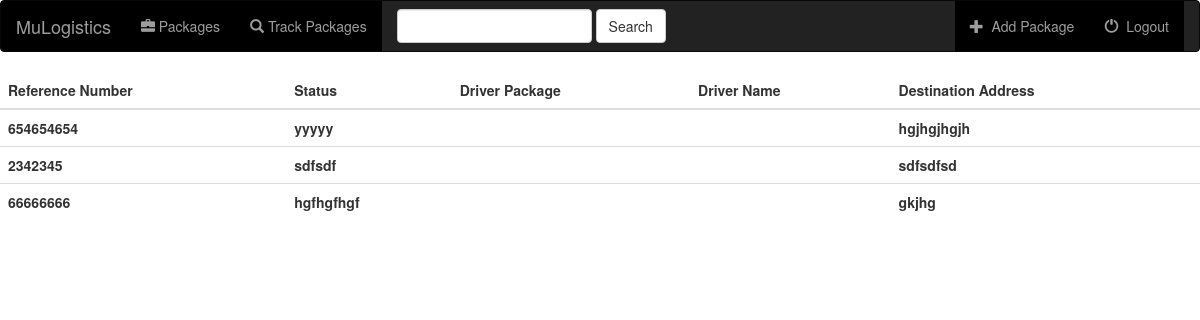
The page /packages/ (signed in) on the database as committed earlier.
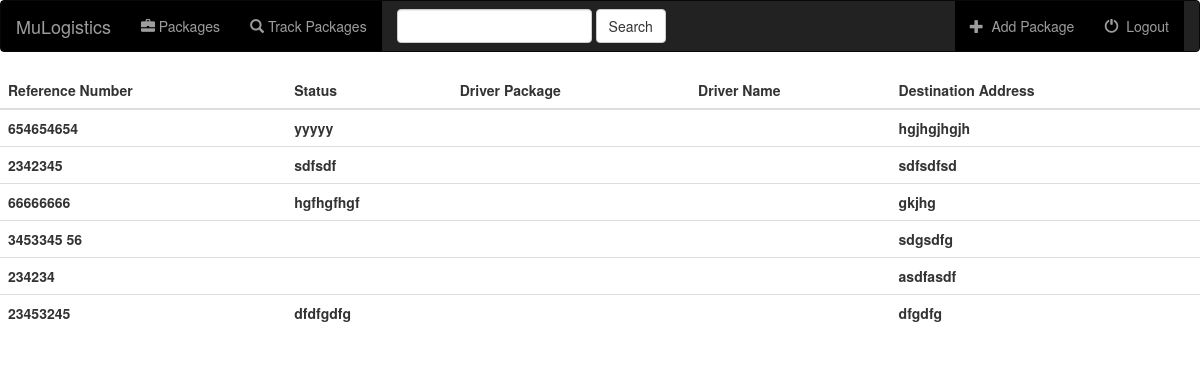
The same page on the database as committed later.
### packages/models.py (models this page shows, shortened)
class Package(models.Model):
    user = models.ForeignKey(User, default=1)
    reference_number = models.CharField(max_length=10)
    status = models.CharField(max_length=50)
    volumetric_weight = models.DecimalField(max_digits=10, decimal_places=2)
    client_address = models.CharField(max_length=50)
    client_city = models.CharField(max_length=50)
    receiver_address = models.CharField(max_length=50)
    receiver_city = models.CharField(max_length=50)
    id_required = models.BooleanField(default=True)

### packages/views.py (the view)
def index(request):
    if not request.user.is_authenticated():
        return render(request, 'packages/login_user.html')
    else:
        packs = Package.objects.filter(user=request.user)
        query = request.GET.get("q")
        if query:
            packs = packs.filter(
                Q(reference_number__icontains=query) |
                Q(status__icontains=query)
            ).distinct()
            return render(request, 'packages/index.html', {
                'packages': packs,
            })
        else:
            return render(request, 'packages/index.html', {'packages': packs})

### packages/templates/packages/index.html (shortened to what this page needs)
<!DOCTYPE html>
<html lang="en">
<head>
    {% load staticfiles %}
        <link rel="stylesheet" href="https://maxcdn.bootstrapcdn.com/bootstrap/3.3.6/css/bootstrap.min.css">
        <link rel="stylesheet" type="text/css" href="{% static 'packages/css/bootstrap.css' %}"/>
</head>
<body>
  <nav class="navbar navbar-inverse">
      <div class="container-fluid">
          <div class="navbar-header">
              <a class="navbar-brand" href="{% url 'packages:index' %}">MuLogistics</a>
          </div>
          <div class="collapse navbar-collapse" id="topNavBar">
              <ul class="nav navbar-nav">
                  <li class="{% block packs_active %}{% endblock %}"><a href="{% url 'packages:index' %}"><span class="glyphicon glyphicon-briefcase" aria-hidden="true"></span>&nbsp;Packages </a></li>
                  <li class="{% block drivers_active %}{% endblock %}"><a href="{% url 'packages:track_packages' %}"><span class="glyphicon glyphicon-search" aria-hidden="true"></span>&nbsp;Track Packages</a></li>
              </ul>
              <form class="navbar-form navbar-left" role="search" method="get" action="{% url 'packages:index' %}">
                  <div class="form-group">
                      <input type="text" class="form-control" name="q" value="{{ request.GET.q }}">
                  </div>
                  <button type="submit" class="btn btn-default">Search</button>
              </form>
              <ul class="nav navbar-nav navbar-right">
                  <li>
                      <a href="{% url 'packages:create_package' %}">
                          <span class="glyphicon glyphicon-plus" aria-hidden="true"></span>&nbsp; Add Package
                      </a>
                  </li>
                  <li>
                      <a href="{% url 'packages:logout_user' %}">
                          <span class="glyphicon glyphicon-off" aria-hidden="true"></span>&nbsp; Logout
                      </a>
                  </li>
              </ul>
          </div>
      </div>
  </nav>
{% block body %}
  <div class="row">
    <div class="col-md-12">
      <table id = "index_table" class = "table">
        <thead>
          <tr>
            <th>Reference Number</th>
            <th>Status</th>
            <th>Driver Package</th>
            <th>Driver Name</th>
            <th>Destination Address</th>
          </tr>
        </thead>
        <tbody>
          {% for package in packages %}
            <tr>
              <th>{{package.reference_number}}</th>
              <th>{{package.status}}</th>
              <th>{{driver.package}}</th>
              <th>{{driver.name}}</th>
              <th>{{package.receiver_address}}</th>
            </tr>
          {% endfor %}
        </tbody>
      </table>
    </div>
  </div>
{% endblock %}
</body>
</html>

Rows that differ between the two databases and show on the page:
added Package: reference_number "3453345 56", receiver_address "sdgsdfg"
added Package: reference_number "234234", receiver_address "asdfasdf"
added Package: reference_number "23453245", status "dfdfgdfg", receiver_address "dfgdfg"
